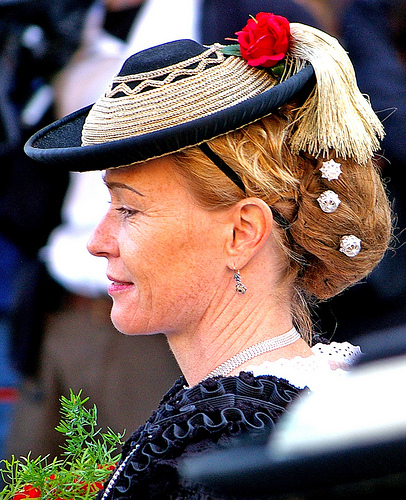
#> input picture tarea/Tarea 4/9996354373img.jpg, 406 x 500 px, found by its file name
$ jupyter execute --allow-errors Tarea4.ipynb
#> lines starting #> are read from the running program, lines starting #| are printed output that depends on the picture
[cell 1]
import cv2
print(cv2.__version__)

[cell 2]
import cv2
import matplotlib.pyplot as plt
import numpy as np

# Cargar una imagen en modo BGR
img = cv2.imread('C:/Users/PC/Documents/Procesamiento y Clasificacion de  Datos/PC_Datos/tarea/Tarea 4/9996354373img.jpg')
#> img is the input picture: shape (500, 406, 3); mean B, G, R 96.7, 100.4, 119.6

[cell 3]
img.shape
#> Out = (500, 406, 3)

[cell 4]
# Convertir de BGR a RGB para mostrar correctamente con Matplotlib
img_rgb = cv2.cvtColor(img, cv2.COLOR_BGR2RGB)

    # Mostrar la imagen
plt.figure(figsize=(8, 6))  # Ajustar el tamaño de la figura
plt.imshow(img_rgb)  # Mostrar en formato RGB
plt.axis('off')  # Ocultar ejes
plt.show()

[cell 5]
img

[cell 6]
# Separar los canales de color
B, G, R = cv2.split(img)
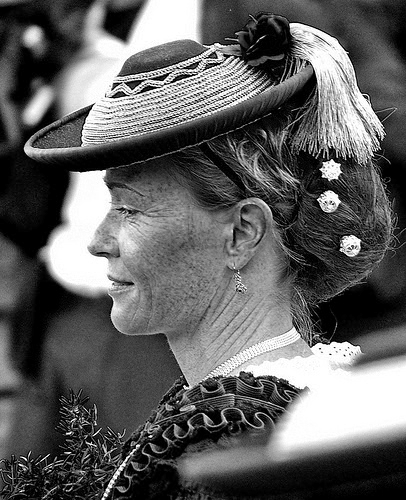
#> B: shape (500, 406); min 0, max 255, mean 96.7
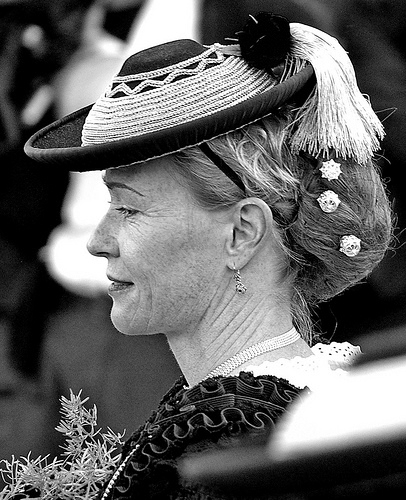
#> G: shape (500, 406); min 0, max 255, mean 100.4
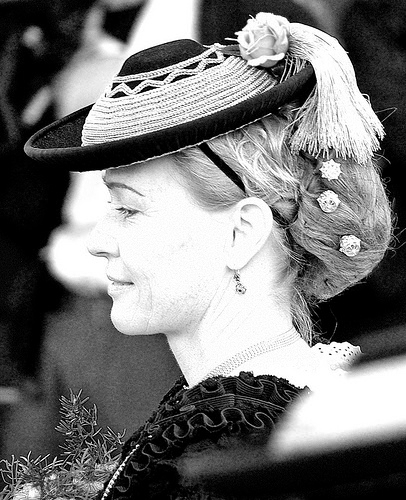
#> R: shape (500, 406); min 0, max 255, mean 119.6
R

[cell 7]
# Convertir la imagen a escala de grises
gray = cv2.cvtColor(img, cv2.COLOR_BGR2GRAY)
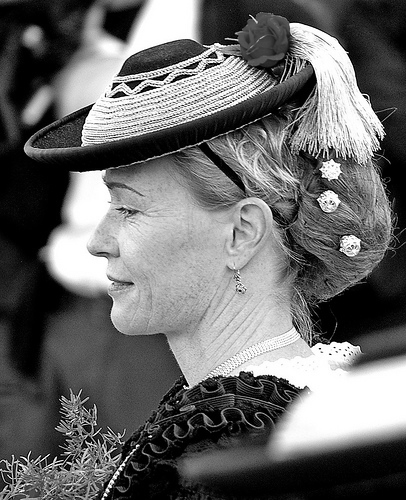
#> gray: shape (500, 406); min 0, max 255, mean 105.7

# Oscurecer la imagen dividiéndola por un valor alto (ajustable)
dark_image = (gray / 2).astype(np.uint8)
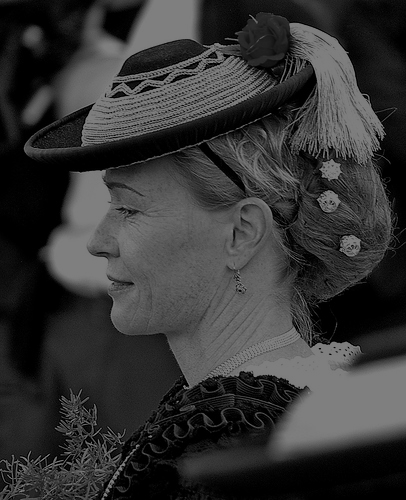
#> dark_image: shape (500, 406); min 0, max 127, mean 52.6

# Mostrar la imagen oscurecida
plt.figure(figsize=(8, 6))
plt.imshow(dark_image, cmap='gray')
plt.axis('off')
plt.show()

[cell 8]
R.shape
#> Out = (500, 406)

[cell 9]
# Crear una imagen en negro con el mismo tamaño
zeros = np.zeros(img.shape[:2], dtype="uint8")

# Crear imágenes para cada canal de color
img_red = cv2.merge([R, zeros, zeros])
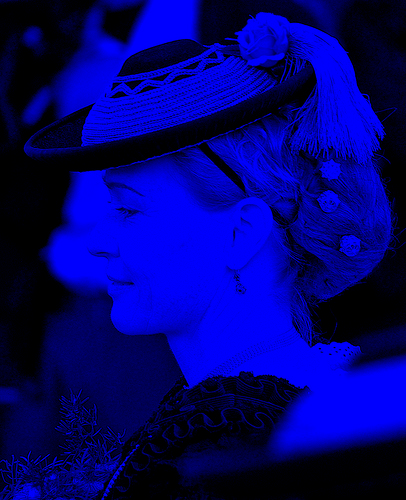
#> img_red: shape (500, 406, 3); mean of channels 0, 1, 2 119.6, 0, 0; drawn as B, G, R
img_green = cv2.merge([zeros, G, zeros])
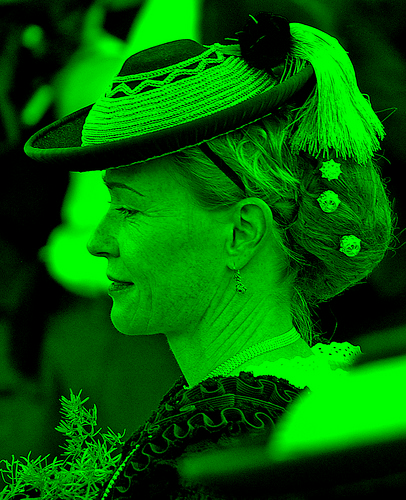
#> img_green: shape (500, 406, 3); mean of channels 0, 1, 2 0, 100.4, 0; drawn as B, G, R
img_blue = cv2.merge([zeros, zeros, B])
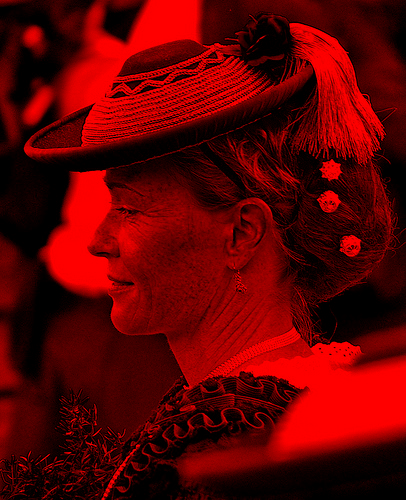
#> img_blue: shape (500, 406, 3); mean of channels 0, 1, 2 0, 0, 96.7; drawn as B, G, R

# Visualizar los canales individuales y la imagen original
fig, axes = plt.subplots(1, 4, figsize=(20, 5))

# Convertir BGR a RGB para matplotlib
img_rgb = cv2.cvtColor(img, cv2.COLOR_BGR2RGB)

# Imagen original
axes[0].imshow(img_rgb)
axes[0].set_title('Imagen Original')
axes[0].axis('off')

# Canal Rojo
axes[1].imshow(img_red)
axes[1].set_title('Canal Rojo')
axes[1].axis('off')

# Canal Verde
axes[2].imshow(img_green)
axes[2].set_title('Canal Verde')
axes[2].axis('off')

# Canal Azul
axes[3].imshow(img_blue)
axes[3].set_title('Canal Azul')
axes[3].axis('off')

plt.show()

[cell 10]
img_green.min(axis=0)
#> Out = 406 rows, first 8: [0, 0, 0], [0, 0, 0], [0, 0, 0], [0, 0, 0], [0, 0, 0], [0, 0, 0], [0, 0, 0], [0, 0, 0]

[cell 11]
img_bluegreen =img_blue + img_green
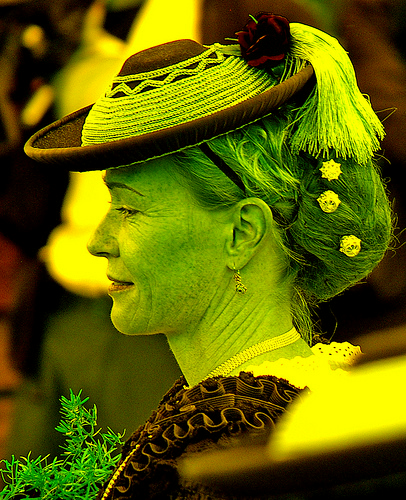
#> img_bluegreen: shape (500, 406, 3); mean of channels 0, 1, 2 0, 100.4, 96.7; drawn as B, G, R
